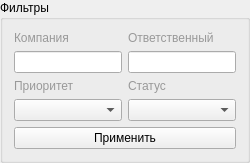
                     <widget class="QGroupBox" name="groupBox_11">
                      <property name="title">
                       <string>Фильтры</string>
                      </property>
                      <layout class="QGridLayout" name="gridLayout_14">
                       <item row="4" column="0" colspan="2">
                        <widget class="QPushButton" name="acceptWorkPlanFilterBtn">
                         <property name="text">
                          <string>Применить</string>
                         </property>
                        </widget>
                       </item>
                       <item row="2" column="0">
                        <widget class="QLabel" name="label_26">
                         <property name="styleSheet">
                          <string notr="true">color: rgb(153, 153, 153);</string>
                         </property>
                         <property name="text">
                          <string>Приоритет</string>
                         </property>
                        </widget>
                       </item>
                       <item row="0" column="0">
                        <widget class="QLabel" name="label_24">
                         <property name="styleSheet">
                          <string notr="true">color: rgb(153, 153, 153);</string>
                         </property>
                         <property name="text">
                          <string>Компания</string>
                         </property>
                        </widget>
                       </item>
                       <item row="1" column="1">
                        <widget class="QLineEdit" name="lastnameWorkPlanEdit"/>
                       </item>
                       <item row="1" column="0">
                        <widget class="QLineEdit" name="companyWorkPlanEdit"/>
                       </item>
                       <item row="3" column="0">
                        <widget class="QComboBox" name="priorityWorkPlanEdit"/>
                       </item>
                       <item row="0" column="1">
                        <widget class="QLabel" name="label_25">
                         <property name="styleSheet">
                          <string notr="true">color: rgb(153, 153, 153);</string>
                         </property>
                         <property name="text">
                          <string>Ответственный</string>
                         </property>
                        </widget>
                       </item>
                       <item row="3" column="1">
                        <widget class="QComboBox" name="statusWorkPlanEdit"/>
                       </item>
                       <item row="2" column="1">
                        <widget class="QLabel" name="label_27">
                         <property name="styleSheet">
                          <string notr="true">color: rgb(153, 153, 153);</string>
                         </property>
                         <property name="text">
                          <string>Статус</string>
                         </property>
                        </widget>
                       </item>
                      </layout>
                     </widget>
